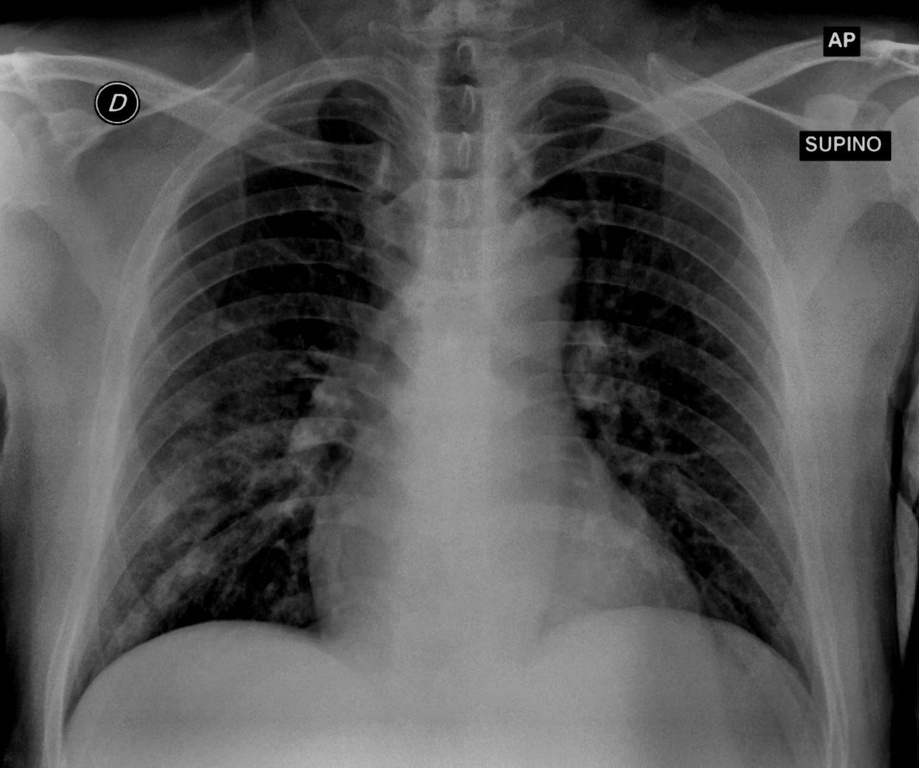
#> input picture dataset/covid/081.jpg, 919 x 768 px, shrunk from 1536 x 1284 before the run, found by its file name; its folder holds only this picture in this run; the run also reads 1 picture not shown here
$ jupyter execute 01_01.03_Preprocesing.ipynb   (shell and % lines are left out)   (text cells are left out)
#> lines starting #> are read from the running program, lines starting #| are printed output that depends on the picture; pictures that were not available may be replaced by others from this repository, and a replacement may not be noted
[cell 1]
from google.colab import drive as drive
drive.mount('/content/drive')

[cell 2]
# Access a public Github repos
# !rm -rf /content/COVID19_Pneumonia_Normal_Chest_Xray_PA # remove git clone
%cd '/content'

[cell 3]
import pandas as pd
import numpy as np
import os
import matplotlib.pyplot as plt
import cv2
from PIL import Image

[cell 4]
# @title
def DataSetSummary (local_path, tabs):
  # Take list of files & folders in local folder
  all_items = os.listdir(local_path)

  # Filter folder list
  folders = [item for item in all_items if os.path.isdir(os.path.join(local_path, item))]

  # Print summary information if folders > 0:
  if(len(folders) > 0):
    indent = '\t' * tabs
    print("{}Tổng số thư mục: {}".format(indent, len(folders)))
    for folder in folders:
      folder_path = os.path.join(local_path, folder)
      files_in_folder = len(os.listdir(folder_path))
      print("{}-Thư mục: {}, Số tệp: {}".format(indent, folder, files_in_folder))
      DataSetSummary(folder_path, tabs+1)

# DataSetSummary(local_path, 0)

[cell 5]
# import os

# Hierarchical local folder in Colab
repository_folder = ["COVID19_Pneumonia_Normal_Chest_Xray_PA_CLAHE_medianF3x3_png"]

for folder in repository_folder:
    local_path = '/content/' + folder + '/dataset'
    DataSetSummary(local_path, 0)
    local_path = '/content/' + folder + '/sample'
    DataSetSummary(local_path, 0)

[cell 6]
%cd /content/drive/MyDrive/Colab Notebooks/Thesis/01_01.03_03

[cell 7]
# Set the path to your dataset
# dataset_path = '/content/COVID19_Pneumonia_Normal_Chest_Xray_PA/sample'
dataset_path = '/content/COVID19_Pneumonia_Normal_Chest_Xray_PA_CLAHE_medianF3x3_png/dataset'

[cell 8]
import os

class Image:
    def __init__(self, path, label):
        # self.image = cv2.imread(path) # directly read
        self.path = path # only directory
        self.label = label

def load_images_from_folder(dataset_path):
    images = []
    # labels = [] # direct
    for class_name in os.listdir(dataset_path):
        class_folder_path = os.path.join(dataset_path, class_name)
        if os.path.isdir(class_folder_path):
            for image_name in os.listdir(class_folder_path):
                image_path = os.path.join(class_folder_path, image_name)
                img = Image(image_path, class_name)
                images.append(img)
#> pass 2 of the loop in load_images_from_folder, `for class_name in os.listdir(dataset_path):`:
                # labels.append(img.label) # direct
    # return images, labels # direct
    return images

images = load_images_from_folder(dataset_path)
# for class_name, imgs in images.items():
#     for img in imgs:
#         print(f"Path: {img.path}, Label: {img.label}")

[cell 9]
def load_images_from_folder(dataset_path, images_per_class=None):
    images = {}
    for class_name in os.listdir(dataset_path):
        class_folder_path = os.path.join(dataset_path, class_name)
        if os.path.isdir(class_folder_path):
            count = 0
            images[class_name] = []
            for image_name in os.listdir(class_folder_path):
                if images_per_class is None or count < images_per_class:
                    image_path = os.path.join(class_folder_path, image_name)
                    img = Image(image_path, class_name)
                    images[class_name].append(img)
                    count += 1
#> pass 2 of the loop in load_images_from_folder, `for class_name in os.listdir(dataset_path):`:
    return images

def imshow(images, images_per_class=None):
#> called with images_per_class = 10
    for class_name, imgs in images.items():
        plt.figure(figsize=(30,30))
        print(f'Class {class_name}')
        for i in range(min(images_per_class if images_per_class else len(imgs), len(imgs))):
            plt.subplot(1, images_per_class if images_per_class else len(imgs), i+1)
            img = cv2.imread(imgs[i].path)
#> img is the input picture: shape (768, 919, 3); min 0, max 216, mean 85.3
            # img = cv2.cvtColor(img, cv2.COLOR_BGR2RGB)
            plt.imshow(img)
            # plt.title(os.path.basename(imgs[i].path))
            plt.axis('off')
        plt.show()
#> pass 2 of the loop in imshow, `for class_name, imgs in images.items():`:
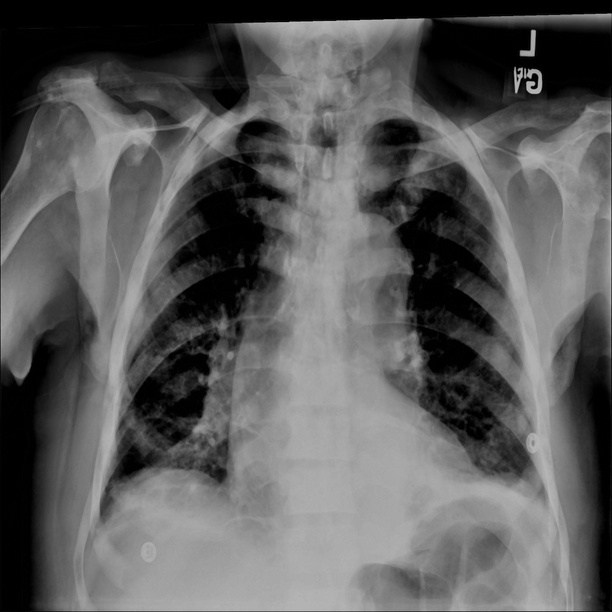
#> input picture dataset/normal/00000011_003.jpg, 612 x 612 px, shrunk from 1024 x 1024 before the run, found by its file name
#> in imshow, img is the input picture: shape (612, 612, 3); min 0, max 190, mean 91.7

# Example usage:
images = load_images_from_folder(dataset_path)
imshow(images, 10)

[cell 10]
images['normal'][0].path

[cell 11]
from PIL import Image

def get_image_specifications(image_path):
    # Open the image file
    with Image.open(image_path) as img:
        # Get image specifications
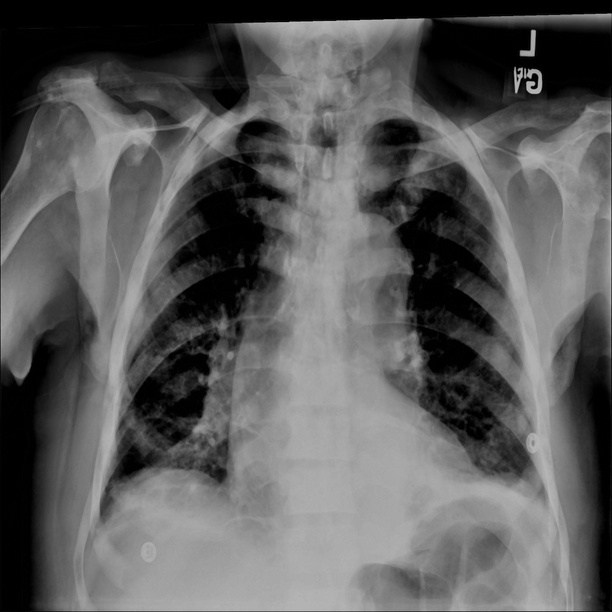
#> img: PIL image 612x612 L; min 0, max 190, mean 91.7
        image_format = img.format
#> image_format = 'JPEG'
        image_mode = img.mode
#> image_mode = 'L'
        image_size = img.size
#> image_size = (612, 612)
        image_width, image_height = img.size
#> image_width = 612; image_height = 612
        image_color = img.getcolors()
#> image_color = 191 pairs, first value 3 to 33967, second value 0 to 190

    return f"Image Format: {image_format}\nImage Mode: {image_mode}\nImage Size: {image_size} pixels (Width: {image_width}, Height: {image_height})\nImage Colors: {image_color}"

# Example usage:
# image_path = "/content/COVID19_Pneumonia_Normal_Chest_Xray_PA/sample/pneumonia/00001182_004.png"
image_path = images['normal'][0].path
image_specifications = get_image_specifications(image_path)
print(image_specifications)
#> (printed output is left out)

[cell 12]
# Convert strange format supported format with Tensorflow (JPEG, PNG, BMP, GIF)
from PIL import Image
import os

# dataset_path = 'path_to_your_dataset'

for foldername in os.listdir(dataset_path):
    folder_path = os.path.join(dataset_path, foldername)
    for filename in os.listdir(folder_path):
        if filename.endswith(('.jfif', '.tiff', '.tif')):
            print(f"Reformatting {filename} to JPG format...")
            img = Image.open(os.path.join(folder_path, filename))
            # Remove the extension from the filename
            base_filename = os.path.splitext(filename)[0]
            img.save(os.path.join(folder_path, base_filename + '.jpg'))
            print(f"Reformatted {filename} to JPG format.")
#> pass 2 of the loop `for foldername in os.listdir(dataset_path):`:
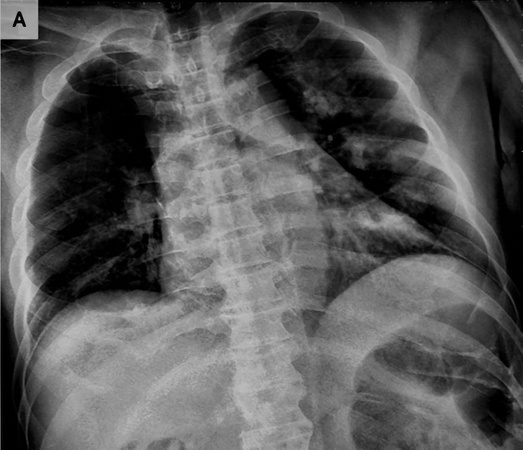
#> input picture sample/covid/001.jpg, 523 x 450 px, shrunk from 874 x 752 before the run, given in place of 001.png, which was not available
#> further down, img is the input picture: shape (450, 523); min 0, max 202, mean 88.2

[cell 13]
import os
import cv2
import numpy as np
import pywt
from shutil import copyfile

# Đường dẫn của dataset, có thể cần điều chỉnh
# dataset_path = '/content/COVID19_Pneumonia_Normal_Chest_Xray_PA/sample'

# Đường dẫn lưu trữ ảnh đã được xử lý
output_path = '/content/drive/MyDrive/Colab Notebooks/Thesis/Preprocessing/Massive_Wavelet_Denoising'

# Tạo thư mục output nếu nó chưa tồn tại
os.makedirs(output_path, exist_ok=True)

# Lấy danh sách thư mục con trong dataset
child_folders = os.listdir(dataset_path)


def wavelet_denoise(image):
    # Áp dụng biến đổi sóng 2D
    coeffs = pywt.dwt2(image, 'bior1.3')
    LL, (LH, HL, HH) = coeffs
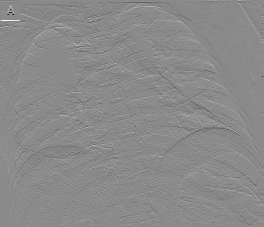
#> LH: shape (227, 264) float64; min -130.4, max 109.3, mean -0.2; drawn with min black and max white
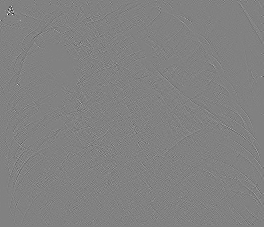
#> HH: shape (227, 264) float64; min -43, max 41.5, mean 0; drawn with min black and max white

    # Giảm nhiễu ở mức HH, LH, HL
    denoised_HH = pywt.threshold(HH, 0.5, mode='soft')
    denoised_LH = pywt.threshold(LH, 0.5, mode='soft')
    denoised_HL = pywt.threshold(HL, 0.5, mode='soft')
    thresh = np.std(LL)
#> thresh = 107.8
    LL = pywt.threshold(LL, thresh)
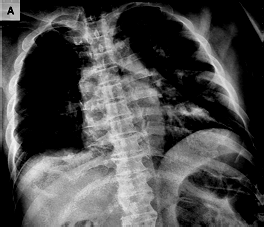
#> LL: shape (227, 264) float64; min 0, max 296.3, mean 87.9; drawn with min black and max white


    # Tạo lại ảnh từ các hệ số đã được xử lý
    coeffs = (LL, (denoised_LH, denoised_HL, denoised_HH))
    denoised_image = pywt.idwt2(coeffs, 'bior1.3')
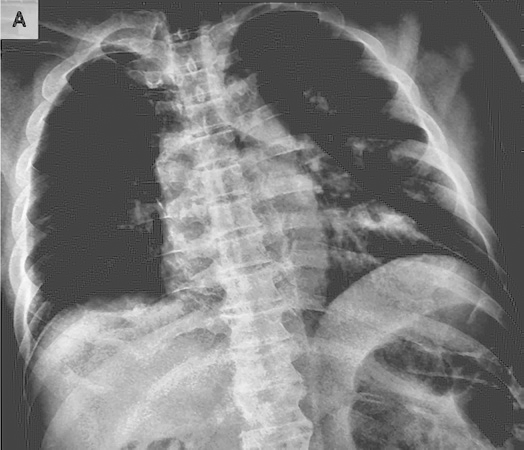
#> denoised_image: shape (450, 524) float64; min -53.57, max 147.4, mean 44.2; drawn with min black and max white

    return denoised_image
# [70 lines of commented-out code are left out]

[cell 14]
import cv2
import numpy as np
import pywt
# Đọc ảnh cần xử lý
image_path = '/content/COVID19_Pneumonia_Normal_Chest_Xray_PA_CLAHE_medianF3x3_png/dataset/covid/001.png'
img = cv2.imread(image_path, cv2.IMREAD_GRAYSCALE)

# Áp dụng biến đổi sóng và lọc nhiễu cho ảnh
denoised_image = wavelet_denoise(img)


# Hiển thị ảnh gốc và ảnh đã xử lý bằng Matplotlib
plt.figure(figsize=(10, 5))

# Ảnh gốc
plt.subplot(1, 2, 1)
plt.imshow(img, cmap='gray')
plt.title('CLAHE Image')

# Ảnh đã xử lý
plt.subplot(1, 2, 2)
plt.imshow(denoised_image, cmap='gray')
plt.title('CLAHE + Wavelet and Threshold Image')

plt.show()

[cell 15]
# Counter for denoised images
denoised_count = 0

# Xử lý từng thư mục con
for folder in child_folders:

    # Tạo thư mục output cho thư mục con hiện tại
    output_folder = os.path.join(output_path, folder)
    os.makedirs(output_folder, exist_ok=True)

    # Lấy danh sách các tệp ảnh trong thư mục con hiện tại
    folder_path = os.path.join(dataset_path, folder)
    image_files = os.listdir(folder_path)

    # Xử lý từng tệp ảnh
    for image_file in image_files:
        # Đọc ảnh
        image_path = os.path.join(folder_path, image_file)
        img = cv2.imread(image_path, cv2.IMREAD_GRAYSCALE)
#> img: shape (768, 919); min 0, max 216, mean 85.3

        # Áp dụng biến đổi sóng và lọc nhiễu
        denoised_image = wavelet_denoise(img)
#> in wavelet_denoise (call 2), `LL, (LH, HL, HH) = coeffs`:
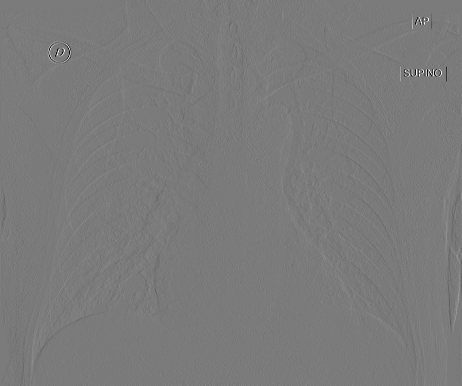
#> HL: shape (386, 462) float64; min -146.1, max 156, mean 0; drawn with min black and max white
#> in wavelet_denoise (call 2), `thresh = np.std(LL)`: thresh = 90.07
#> in wavelet_denoise (call 2), `LL = pywt.threshold(LL, thresh)`:
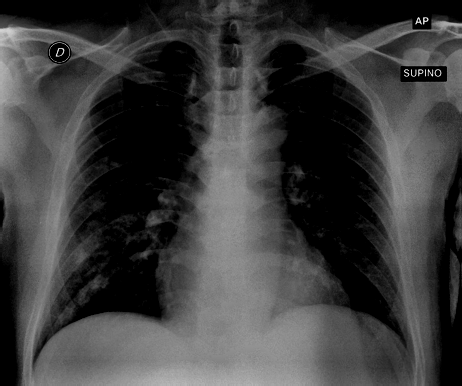
#> LL: shape (386, 462) float64; min 0, max 377.2, mean 91.6; drawn with min black and max white
#> in wavelet_denoise (call 2), `denoised_image = pywt.idwt2(coeffs, 'bior1.3')`:
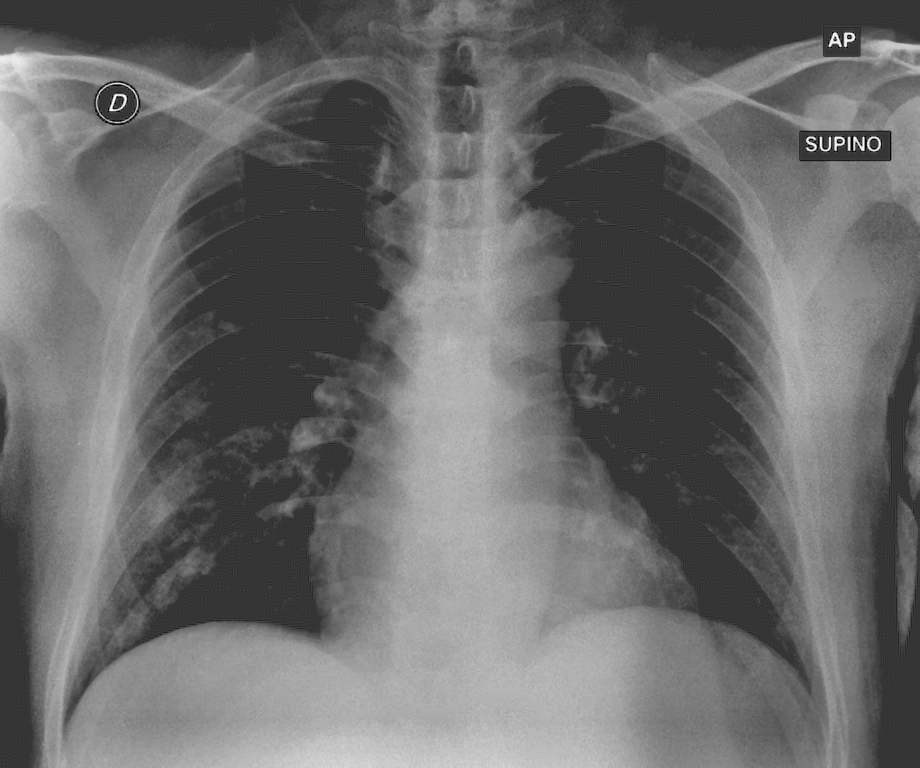
#> denoised_image: shape (768, 920) float64; min -44.94, max 170.3, mean 45.8; drawn with min black and max white

        # Xuất ảnh đã xử lý ra thư mục output
        filename, extension = os.path.splitext(image_file)
        output_image_path = os.path.join(output_folder, filename + '.jpg')
        cv2.imwrite(output_image_path, denoised_image)
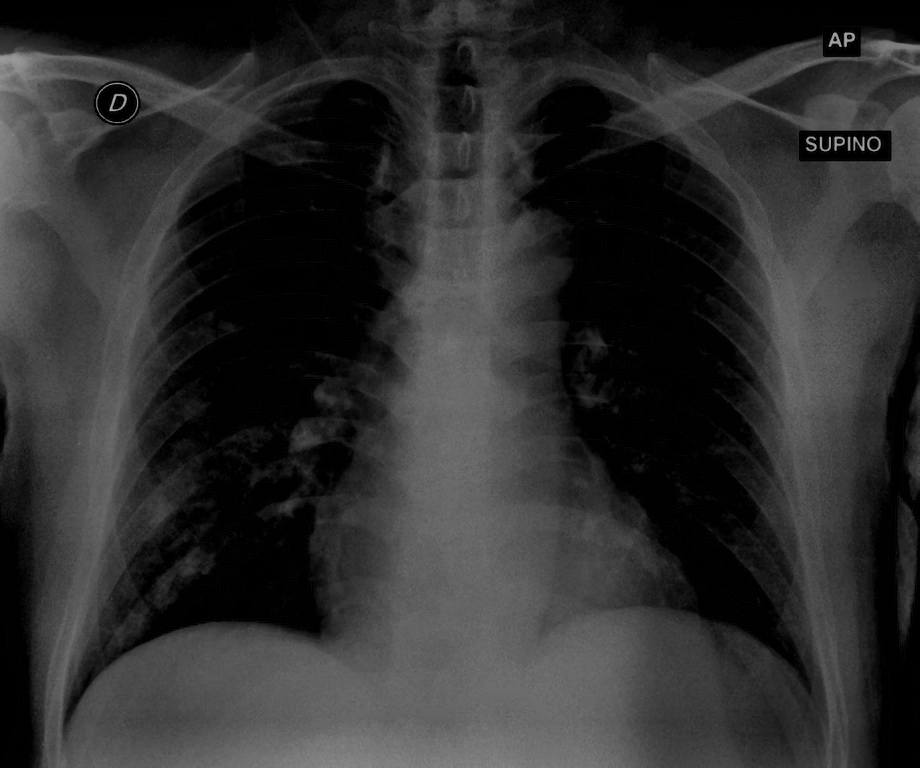
#> saved as 081.jpg: shape (768, 920); min 0, max 170, mean 46
        # Increment the counter
        denoised_count += 1
    # Hiển thị số lượng ảnh đã được denoise
    print(f"Total images denoised: {denoised_count}")
#> pass 2 of the loop `for folder in child_folders:`:
#> LH: shape (308, 308) float64
#> in wavelet_denoise (call 3), `LL, (LH, HL, HH) = coeffs`:
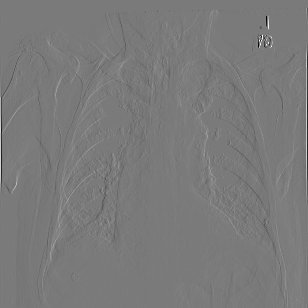
#> HL: shape (308, 308) float64; min -122.9, max 132.5, mean 0; drawn with min black and max white
#> HH: shape (308, 308) float64
#> denoised_HH: shape (308, 308) float64
#> denoised_LH: shape (308, 308) float64
#> denoised_HL: shape (308, 308) float64
#> thresh = 116.7
#> denoised_image: shape (612, 612) float64
#> `cv2.imwrite(output_image_path, denoised_image)`:
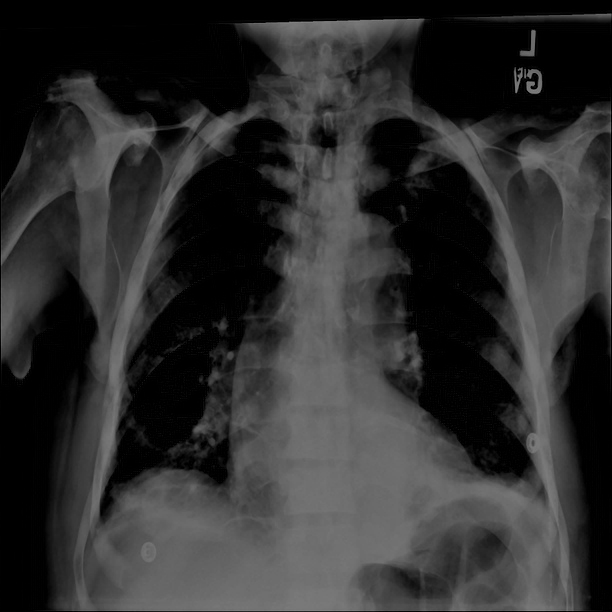
#> saved as 00000011_003.jpg: shape (612, 612); min 0, max 131, mean 46.6
